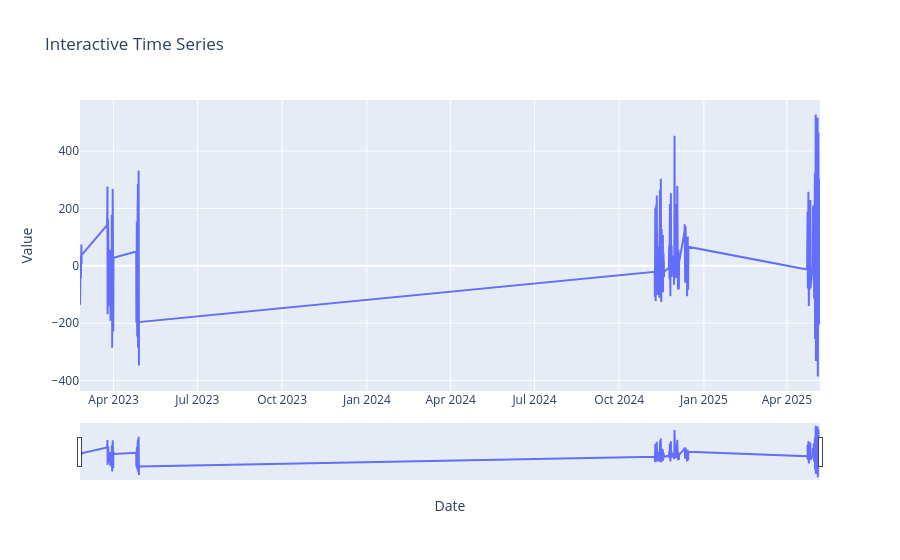

Source (notebook cell):
### Code cell
import plotly.graph_objects as go

fig = go.Figure()
fig.add_trace(go.Scatter(x=df_mag['time'].values, y=df_mag['dbz_geo'].values, mode="lines", name="My Series"))

fig.update_layout(
    title="Interactive Time Series",
    xaxis_title="Date",
    yaxis_title="Value",
    xaxis=dict(rangeslider=dict(visible=True)),  # adds a range slider!
)

fig.show()

### Figure 1 — Plotly figure (JSON) as saved in the notebook; plotly's stock layout.template omitted (floating-point values rounded to 4 significant figures; data arrays with more than 128 entries replaced by an {"elided": "..."} marker saying what was removed)
{"data": [{"mode": "lines", "name": "My Series", "type": "scatter", "x": {"elided": "35584 str values"}, "y": {"elided": "35584 float values"}}], "layout": {"title": {"text": "Interactive Time Series"}, "xaxis": {"rangeslider": {"visible": true}, "title": {"text": "Date"}}, "yaxis": {"title": {"text": "Value"}}}}
